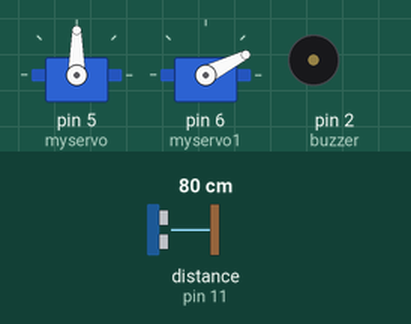
Bench run of a sketch on a simulated Arduino Uno, built with avr-gcc and run on an emulated ATmega328P. On the bench: 2 × servo, buzzer (waves = sounding, pin HIGH). Wiring (inferred from the names in the program): ultrasonic range finder: trigger pin 10; echo pin 11. The inputs (shaded band) are chosen by the test bench; at power-on: distance to the obstacle (sensor on pin 11) 80 cm. The echo pulse lasts 58.3 µs per cm; pins used as bus, display or sensor lines are not drawn; what the sketch prints to the serial monitor is not drawn.

Above: at 1.24 s.
1.3 s: distance to the obstacle (sensor on pin 11) set to 2 cm
At 1.49 s:
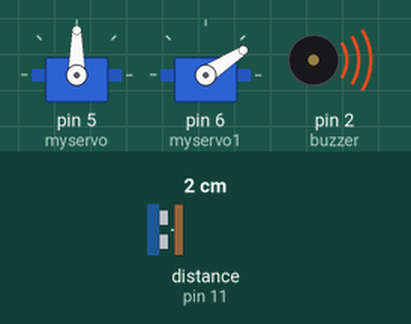
4.3 s: distance to the obstacle (sensor on pin 11) set to 25 cm
7.3 s: distance to the obstacle (sensor on pin 11) set to 29 cm
At 7.49 s:
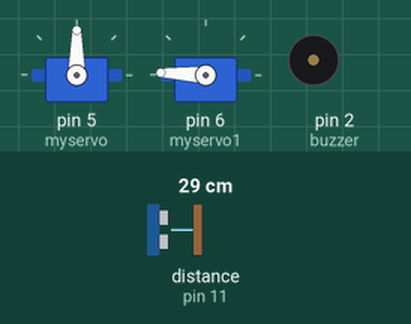
10.3 s: distance to the obstacle (sensor on pin 11) set to 18 cm
At 13.23 s:
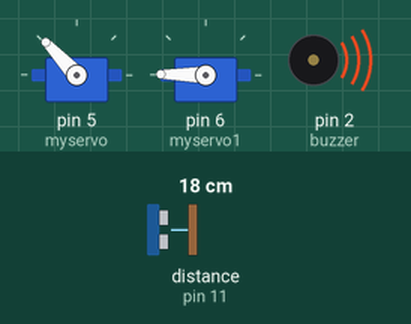
13.3 s: distance to the obstacle (sensor on pin 11) set to 250 cm
At 16.07 s:
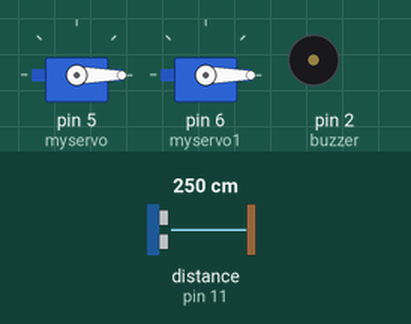
16.3 s: distance to the obstacle (sensor on pin 11) set to 4 cm
At 16.47 s:
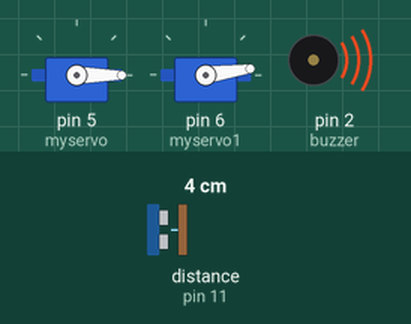
Timing chart, 0 to 22.6 s (numbered marks = the images above; inputs shaded):
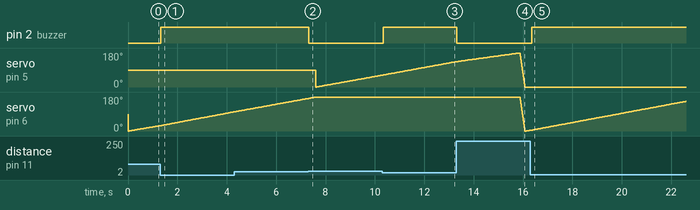

Measured:
- the behaviour switches between 26 and 27 cm on distance to the obstacle (sensor on pin 11) (found by bisection; images 1 and 2)
- after the input at 1.3 s, pin 2 (buzzer): LOW → HIGH at once
- after the input at 7.3 s, pin 2 (buzzer): HIGH → LOW at once
- after the input at 10.3 s, pin 2 (buzzer): LOW → HIGH at once
- after the input at 13.3 s, pin 2 (buzzer): HIGH → LOW at once
- after the input at 16.3 s, pin 2 (buzzer): LOW → HIGH after 0.05 s
- by itself, servo on pin 5 (myservo): rises from 134° to 180° in 2.5 s, then falls to 0° in 0.25 s

The sketch:

radar_ino.ino
```cpp
#include <Servo.h>
// Defines Trig and Echo pins of the Ultrasonic Sensor
int pos = 0;    // variable to store the servo position
int i,j;
const int trigPin = 10;
const int echoPin = 11;
int const buzzer = 2;
// Variables for the duration and the distance
long duration;
int distance;
int safetyDistance;
Servo myservo;
Servo myservo1;


void setup() {
  pinMode(trigPin, OUTPUT); // Sets the trigPin as an Output
  pinMode(echoPin, INPUT); // Sets the echoPin as an Input
  pinMode(buzzer, OUTPUT);
  myservo.attach(5);
  myservo1.attach(6);
  Serial.begin(9600);

}
void loop() {

    for(i=pos; i<=179; i+=1){
        distance = calculateDistance();
       Serial.print(i);
       Serial.print(",");
       Serial.print(distance);
       Serial.print(".");
       myservo1.write(i);
        delay(40);
        }

        for(i=0;i<=180;i+=1){
         distance = calculateDistance();
         j=180;
         Serial.print(i+j);
         Serial.print(",");
         Serial.print(distance);
         Serial.print(".");
          myservo.write(i);
          delay(40);
          j+=1;
        }

         for(i=180; i>=0; i-=1){
        myservo.write(i);
        myservo1.write(i);
        delay(1);
        }
    }

// Function for calculating the distance measured by the Ultrasonic sensor
int calculateDistance(){

  digitalWrite(trigPin, LOW);
  delayMicroseconds(2);
  // Sets the trigPin on HIGH state for 10 micro seconds
  digitalWrite(trigPin, HIGH);
  delayMicroseconds(10);
  digitalWrite(trigPin, LOW);

  duration = pulseIn(echoPin, HIGH); // Reads the echoPin, returns the sound wave travel time in microseconds
  distance= duration*0.034/2;

  safetyDistance = distance;
if (safetyDistance <= 25){
  digitalWrite(buzzer, HIGH);
}
else{
  digitalWrite(buzzer, LOW);
}
  return distance;
}
```
